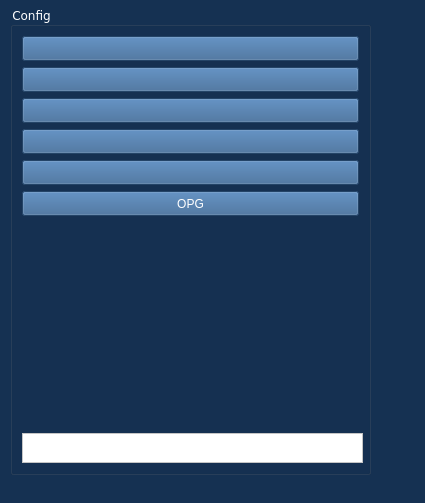
<?xml version="1.0" encoding="UTF-8"?>
<ui version="4.0">
 <class>ConfigPage</class>
 <widget class="QWidget" name="ConfigPage">
  <property name="geometry">
   <rect>
    <x>0</x>
    <y>0</y>
    <width>425</width>
    <height>503</height>
   </rect>
  </property>
  <property name="windowTitle">
   <string>Form</string>
  </property>
  <property name="styleSheet">
   <string notr="true">color:white;background:#153152</string>
  </property>
  <widget class="QGroupBox" name="groupBox">
   <property name="geometry">
    <rect>
     <x>10</x>
     <y>6</y>
     <width>361</width>
     <height>469</height>
    </rect>
   </property>
   <property name="minimumSize">
    <size>
     <width>361</width>
     <height>0</height>
    </size>
   </property>
   <property name="maximumSize">
    <size>
     <width>361</width>
     <height>16777215</height>
    </size>
   </property>
   <property name="font">
    <font>
     <family>Verdana</family>
    </font>
   </property>
   <property name="title">
    <string>Config</string>
   </property>
   <property name="flat">
    <bool>false</bool>
   </property>
   <layout class="QVBoxLayout" name="verticalLayout_14">
    <property name="spacing">
     <number>5</number>
    </property>
    <property name="margin">
     <number>5</number>
    </property>
    <item>
     <layout class="QVBoxLayout" name="verticalLayout_4">
      <property name="spacing">
       <number>6</number>
      </property>
      <property name="sizeConstraint">
       <enum>QLayout::SetDefaultConstraint</enum>
      </property>
      <property name="margin">
       <number>4</number>
      </property>
      <item>
       <layout class="QVBoxLayout" name="verticalLayout">
        <item>
         <widget class="QPushButton" name="NaviMapSet1Btn">
          <property name="minimumSize">
           <size>
            <width>0</width>
            <height>25</height>
           </size>
          </property>
          <property name="maximumSize">
           <size>
            <width>500</width>
            <height>25</height>
           </size>
          </property>
          <property name="styleSheet">
           <string notr="true">color:white;background:#335F90</string>
          </property>
          <property name="text">
           <string/>
          </property>
          <property name="icon">
           <iconset>
            <normaloff>image/QYD_2.png</normaloff>image/QYD_2.png</iconset>
          </property>
          <property name="iconSize">
           <size>
            <width>120</width>
            <height>60</height>
           </size>
          </property>
         </widget>
        </item>
        <item>
         <widget class="QPushButton" name="NaviMapSet2Btn">
          <property name="minimumSize">
           <size>
            <width>0</width>
            <height>25</height>
           </size>
          </property>
          <property name="maximumSize">
           <size>
            <width>16777215</width>
            <height>25</height>
           </size>
          </property>
          <property name="styleSheet">
           <string notr="true">color:white;background:#335F90</string>
          </property>
          <property name="text">
           <string/>
          </property>
          <property name="icon">
           <iconset>
            <normaloff>image/QYD_1.png</normaloff>image/QYD_1.png</iconset>
          </property>
          <property name="iconSize">
           <size>
            <width>120</width>
            <height>60</height>
           </size>
          </property>
         </widget>
        </item>
        <item>
         <widget class="QPushButton" name="NaviMapSet3Btn">
          <property name="minimumSize">
           <size>
            <width>0</width>
            <height>25</height>
           </size>
          </property>
          <property name="maximumSize">
           <size>
            <width>16777215</width>
            <height>25</height>
           </size>
          </property>
          <property name="styleSheet">
           <string notr="true">color:white;background:#335F90</string>
          </property>
          <property name="text">
           <string/>
          </property>
          <property name="icon">
           <iconset>
            <normaloff>image/SDG.png</normaloff>image/SDG.png</iconset>
          </property>
          <property name="iconSize">
           <size>
            <width>120</width>
            <height>60</height>
           </size>
          </property>
         </widget>
        </item>
        <item>
         <widget class="QPushButton" name="NaviMapSet4Btn">
          <property name="minimumSize">
           <size>
            <width>0</width>
            <height>25</height>
           </size>
          </property>
          <property name="maximumSize">
           <size>
            <width>16777215</width>
            <height>25</height>
           </size>
          </property>
          <property name="styleSheet">
           <string notr="true">color:white;background:#335F90</string>
          </property>
          <property name="text">
           <string/>
          </property>
          <property name="icon">
           <iconset>
            <normaloff>image/HSG.png</normaloff>image/HSG.png</iconset>
          </property>
          <property name="iconSize">
           <size>
            <width>120</width>
            <height>60</height>
           </size>
          </property>
         </widget>
        </item>
        <item>
         <widget class="QPushButton" name="NaviMapSet5Btn">
          <property name="minimumSize">
           <size>
            <width>0</width>
            <height>25</height>
           </size>
          </property>
          <property name="maximumSize">
           <size>
            <width>16777215</width>
            <height>25</height>
           </size>
          </property>
          <property name="styleSheet">
           <string notr="true">color:white;background:#335F90</string>
          </property>
          <property name="text">
           <string/>
          </property>
          <property name="icon">
           <iconset>
            <normaloff>image/3rdQB.png</normaloff>image/3rdQB.png</iconset>
          </property>
          <property name="iconSize">
           <size>
            <width>120</width>
            <height>60</height>
           </size>
          </property>
         </widget>
        </item>
        <item>
         <layout class="QVBoxLayout" name="verticalLayout_3">
          <item>
           <widget class="QPushButton" name="NaviMapSet6Btn">
            <property name="minimumSize">
             <size>
              <width>0</width>
              <height>25</height>
             </size>
            </property>
            <property name="styleSheet">
             <string notr="true">color:white;background:#335F90</string>
            </property>
            <property name="text">
             <string>OPG</string>
            </property>
           </widget>
          </item>
          <item>
           <spacer name="verticalSpacer">
            <property name="orientation">
             <enum>Qt::Vertical</enum>
            </property>
            <property name="sizeHint" stdset="0">
             <size>
              <width>20</width>
              <height>40</height>
             </size>
            </property>
           </spacer>
          </item>
          <item>
           <widget class="QTextEdit" name="txtMsgDisp">
            <property name="minimumSize">
             <size>
              <width>341</width>
              <height>30</height>
             </size>
            </property>
            <property name="maximumSize">
             <size>
              <width>341</width>
              <height>30</height>
             </size>
            </property>
            <property name="cursor" stdset="0">
             <cursorShape>IBeamCursor</cursorShape>
            </property>
            <property name="styleSheet">
             <string notr="true">color: rgb(0, 0, 0);
background-color: rgb(255, 255, 255);</string>
            </property>
            <property name="readOnly">
             <bool>true</bool>
            </property>
           </widget>
          </item>
         </layout>
        </item>
       </layout>
      </item>
     </layout>
    </item>
   </layout>
  </widget>
 </widget>
 <resources/>
 <connections/>
</ui>
